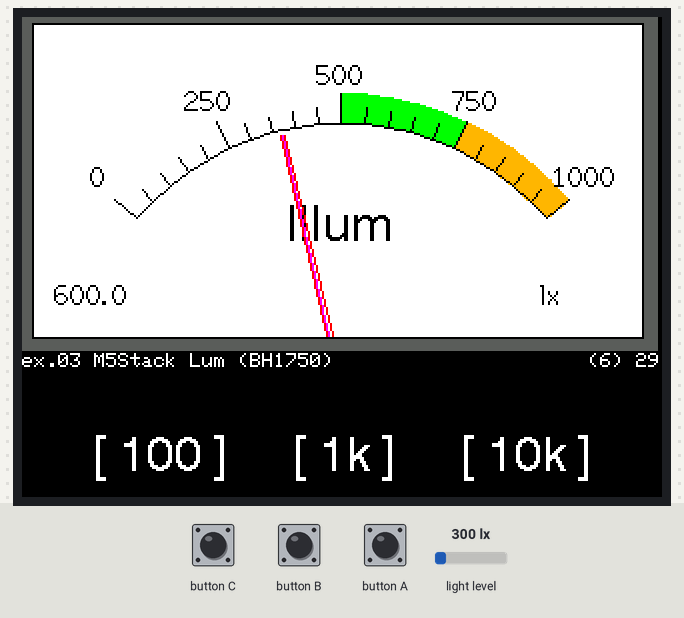
Bench run of a sketch on a simulated ESP32-C3. Parts: 320×240 colour display. Wiring (inferred from the names in the program): BH1750 light sensor at I2C address 0x23. The inputs (shaded band) are chosen by the test bench; at power-on: light level 300 lx.

Above: at 1.4 s.
1.5 s: light level set to 40 lx
At 3.3 s:
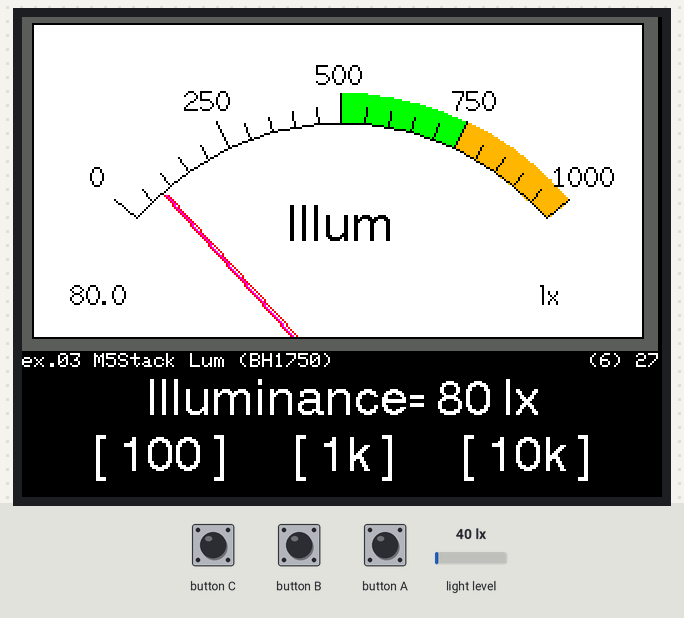
3.8 s: button A pressed for 0.15 s
At 4.07 s:
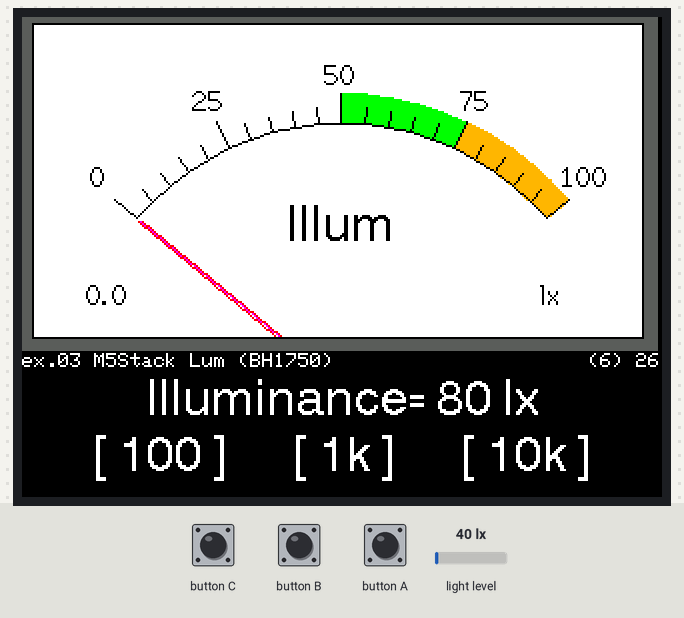
4.5 s: button C pressed for 1 s
At 6.8 s:
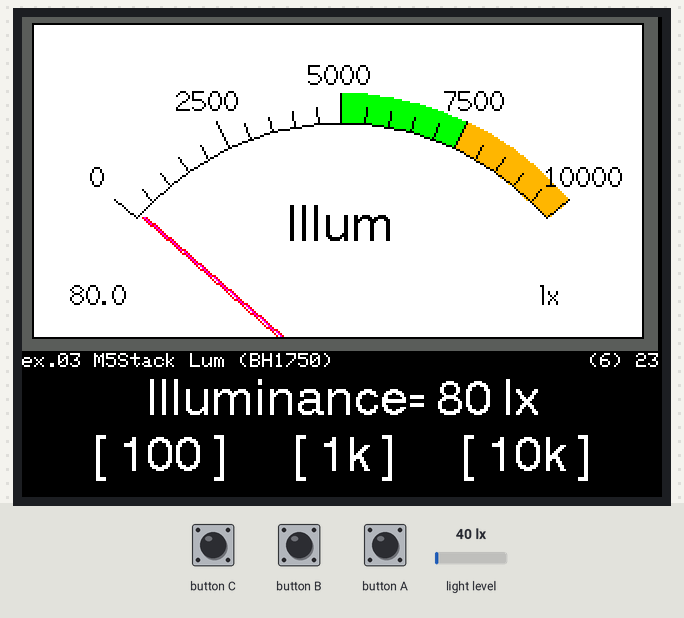
7.0 s: button B pressed for 0.15 s
At 7.31 s:
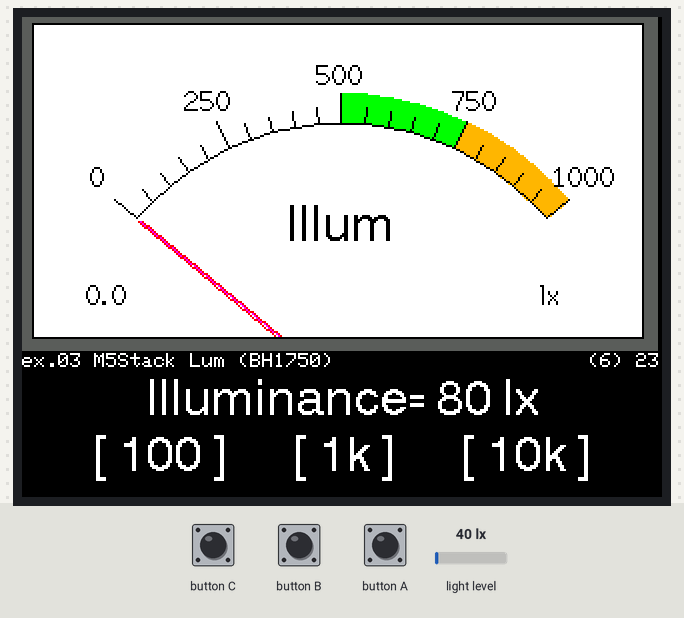
9.0 s: button B pressed for 1 s
At 10.3 s:
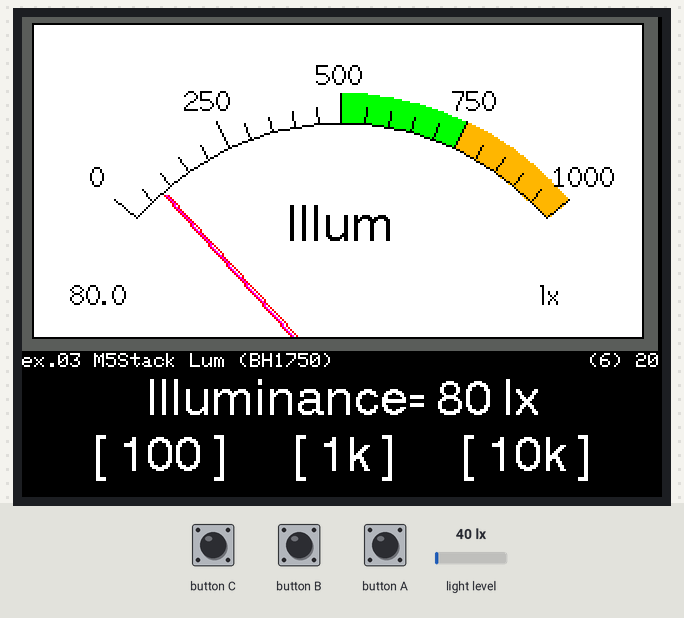
11.5 s: light level set to 1020 lx
At 13.8 s:
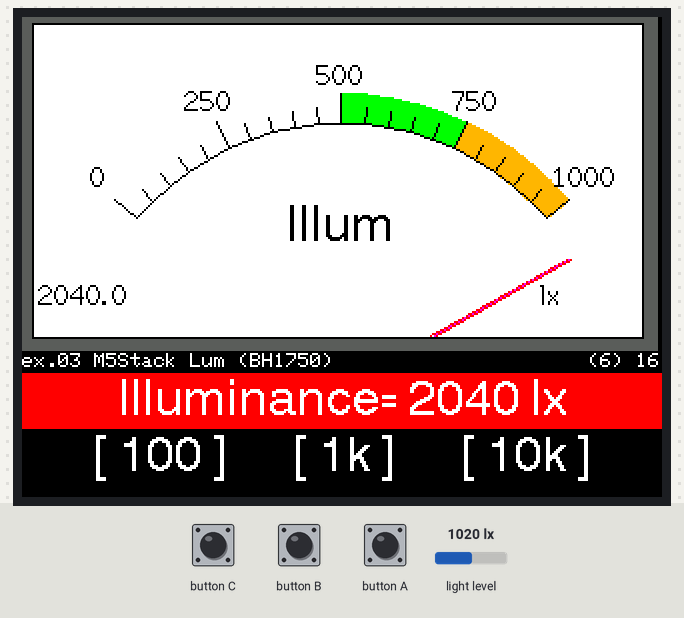
Timing chart, 0 to 14.1 s (numbered marks = the images above; inputs shaded):
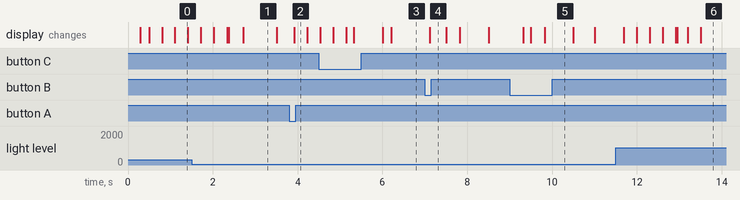

The sketch:

ex03_lum.ino
```cpp
// (licence header left out)
#include <M5Stack.h>                            // M5Stack用ライブラリの組み込み
#include <WiFi.h>                               // ESP32用WiFiライブラリ
#include <WiFiUdp.h>                            // UDP通信を行うライブラリ
#include <HTTPClient.h>                         // HTTPクライアント用ライブラリ

#define SSID "1234ABCD"                         // 無線LANアクセスポイントのSSID
#define PASS "password"                         // パスワード
#define PORT 1024                               // 送信のポート番号
#define SLEEP_P 30*1000000ul                    // スリープ時間 30秒(uint32_t)
#define DEVICE "illum_3,"                       // デバイス名(5字+"_"+番号+",")
RTC_DATA_ATTR int disp_max = 1000;              // メータの最大値

/******************************************************************************
 Ambient 設定
 ******************************************************************************
 ※Ambientのアカウント登録と、チャネルID、ライトキーの取得が必要です。
    1. https://ambidata.io/ へアクセス
    2. 右上の[ユーザ登録(無料)]ボタンでメールアドレス、パスワードを設定して
       アカウントを登録
    3. [チャネルを作る]ボタンでチャネルIDを新規作成する
    4. 「チャネルID」を下記のAmb_Idのダブルコート(")内に貼り付ける
    5. 「ライトキー」を下記のAmb_Keyに貼り付ける
   (参考文献)
    IoTデータ可視化サービスAmbient(アンビエントデーター社) https://ambidata.io/
*******************************************************************************/
#define Amb_Id  "00000"                         // AmbientのチャネルID
#define Amb_Key "0000000000000000"              // Ambientのライトキー

/******************************************************************************
 UDP 宛先 IP アドレス設定
 ******************************************************************************
 カンマ区切りでUPD宛先IPアドレスを設定してください。
 末尾を255にすると接続ネットワーク(アクセスポイント)にブロードキャスト
 *****************************************************************************/
IPAddress UDPTO_IP = {255,255,255,255};         // UDP宛先 IPアドレス

void setup(){                                   // 起動時に一度だけ実行する関数
    M5.begin();                                 // M5Stack用ライブラリの起動
    bh1750Setup();                              // 照度センサの初期化
    M5.Lcd.setBrightness(31);                   // 輝度を下げる（省エネ化）
    analogMeterInit("lx","Illum", 0, disp_max); // アナログ・メータの初期表示
    M5.Lcd.println("ex.03 M5Stack Lum (BH1750)");   // タイトルの表示
    String S = "[ 100 ]      [ 1k ]      [ 10k ]";  // ボタン名を定義
    M5.Lcd.drawCentreString(S, 160, 208, 4);    // 文字列を表示

    WiFi.mode(WIFI_STA);                        // 無線LANをSTAモードに設定
}

void loop(){                                    // 繰り返し実行する関数
    M5.update();                                // ボタン状態の取得
    delay(1);                                   // ボタンの誤作動防止
    int btn=M5.BtnA.wasPressed()+2*M5.BtnB.wasPressed()+4*M5.BtnC.wasPressed();
    switch(btn){
        case 1: disp_max = 100; break;          // 夜間の室内向けの設定
        case 2: disp_max = 1000; break;         // 日中の室内向けの設定
        case 4: disp_max = 10000; break;        // 屋外向けの設定
        default: btn = 0; break;
    }
    if(btn) analogMeterInit(0,disp_max);        // ボタン操作時にグラフ初期化
    if(millis()%(SLEEP_P/1000) == 0){           // SLEEP_P間隔で下記を実行
        WiFi.begin(SSID,PASS);                  // 無線LANアクセスポイント接続
    }
    if(millis()%500) return;                    // 以下は500msに1回だけ実行する

    M5.Lcd.fillRect(283, 168, 37, 8, BLACK);    // Wi-Fi状態の表示エリアの消去
    M5.Lcd.setCursor(283, 168);                 // 文字位置を設定
    M5.Lcd.printf("(%d) ",WiFi.status());       // Wi-Fi状態番号を表示
    M5.Lcd.print((SLEEP_P/1000 - millis()%(SLEEP_P/1000))/1000);

    float lux = getLux();                       // 照度(lux)を取得
    if(lux < 0.) return;                        // 取得失敗時にloopの先頭に戻る
    analogMeterNeedle(lux,5);                   // 照度に応じてメータ針を設定

    if(lux > disp_max * 3 / 4){                 // メータ値が3/4以上のとき
        M5.Lcd.fillRect(0,178, 320,28,TFT_RED); // 表示部の背景を赤色に塗る
    }else{
        M5.Lcd.fillRect(0,178, 320,28, BLACK);  // 表示部の背景を黒色に塗る
    }
    String S = "Illuminance= " + String(lux,0); // 照度値を文字列変数Sに代入
    S += " lx";                                 // 単位を追記
    M5.Lcd.drawCentreString(S, 160, 180, 4);    // 文字列を表示
    if(WiFi.status() != WL_CONNECTED) return;   // Wi-Fi未接続のときに戻る
    M5.Lcd.setCursor(172, 168);                 // 文字位置を設定
    M5.Lcd.print(WiFi.localIP());               // 本機のアドレスをLCDに表示

    S = String(DEVICE) + String(lux,0);         // 送信データSにデバイス名を代入
    Serial.println(S);                          // 送信データSをシリアル出力表示
    WiFiUDP udp;                                // UDP通信用のインスタンスを定義
    udp.beginPacket(UDPTO_IP, PORT);            // UDP送信先を設定
    udp.println(S);                             // 送信データSをUDP送信
    udp.endPacket();                            // UDP送信の終了(実際に送信する)

    if(strcmp(Amb_Id,"00000") != 0){            // Ambient設定時に以下を実行
        S = "{\"writeKey\":\""+String(Amb_Key); // (項目)writeKey,(値)ライトキー
        S += "\",\"d1\":\"" + String(lux);      // (項目)d1,(値)照度
        S += "\"}";
        HTTPClient http;                        // HTTPリクエスト用インスタンス
        http.setConnectTimeout(15000);          // タイムアウトを15秒に設定する
        String url = "http://ambidata.io/api/v2/channels/"+String(Amb_Id)+"/data";
        http.begin(url);                        // HTTPリクエスト先を設定する
        http.addHeader("Content-Type","application/json"); // JSON形式を設定する
        Serial.println(url);                    // 送信URLを表示
        http.POST(S);                           // センサ値をAmbientへ送信する
        http.end();                             // HTTP通信を終了する
    }
    delay(100);                                 // 送信完了の待ち時間処理
    WiFi.disconnect();                          // Wi-Fiの切断
}

/******************************************************************************
【参考文献】
Arduino IDE 開発環境イントール方法：
https://docs.m5stack.com/en/quick_start/m5core/arduino

M5Stack Arduino Library API 情報：
https://docs.m5stack.com/en/api/core/system

BH1750FVI データシート 2011.11 - Rev.D (ローム)

【引用コード】
https://github.com/bokunimowakaru/esp/tree/master/2_example/example06_lum
https://github.com/bokunimowakaru/esp/tree/master/2_example/example38_lum
https://github.com/bokunimowakaru/esp32c3/tree/master/learning/ex03_lum
*******************************************************************************/
```

i2c_bh1750.ino
```cpp
// (licence header left out)
#include <Wire.h>
#define I2C_bh1750 0x23

float getLux(){
    int lux;
    Wire.beginTransmission(I2C_bh1750);
    Wire.write(0x21);
    if( Wire.endTransmission() == 0){
        delay(180);                  // 180ms以上
        Wire.requestFrom(I2C_bh1750,2);
        if(Wire.available()==0) return -999.;
        lux = Wire.read();
        lux <<= 8;
        if(Wire.available()==0) return -999.;
        lux += Wire.read();
        return (float)lux / 1.2;
    }else return -999.;
}

void bh1750Setup(int sda,int scl){
    delay(1);
    Wire.begin(sda,scl);        // I2Cインタフェースの使用を開始
    delay(25);                  // 25ms以上
}

void bh1750Setup(){
    Wire.begin();               // I2Cインタフェースの使用を開始
    delay(18);                  // 15ms以上
}

void bh1750Power(int on){
    if(on){
        Wire.beginTransmission(I2C_bh1750);
        Wire.write(0x01);
        Wire.endTransmission();
    }else{
        Wire.beginTransmission(I2C_bh1750);
        Wire.write(0x00);
        Wire.endTransmission();
    }
}
```

lib_analogMeter.ino
```cpp
// (licence header left out)
/*
 An example analogue meter using a ILI9341 TFT LCD screen

 Needs Font 2 (also Font 4 if using large scale label)

 Make sure all the display driver and pin comnenctions are correct by
 editting the User_Setup.h file in the TFT_eSPI library folder.

 #########################################################################
 ###### DON'T FORGET TO UPDATE THE User_Setup.h FILE IN THE LIBRARY ######
 #########################################################################

Updated by Bodmer for variable meter size
 */

// Define meter size as 1 for M5.Lcd.rotation(0) or 1.3333 for M5.Lcd.rotation(1)
#define M_SIZE 1.3333

#define TFT_GREY 0x5AEB

String analogMeterUnit="%RH";
String analogMeterName="%RH";
int analogMeterMinVal = 0;
int analogMeterMaxVal = 100;

float ltx = 0;    // Saved x coord of bottom of needle
uint16_t osx = M_SIZE*120, osy = M_SIZE*120; // Saved x & y coords
uint32_t updateTime = 0;       // time for next update
int old_analog =  -1; // Value last displayed
/*
int value[6] = {0, 0, 0, 0, 0, 0};
int old_value[6] = { -1, -1, -1, -1, -1, -1};
int d = 0;

void setup(void) {
  M5.begin();
  // M5.Lcd.setRotation(1);
  // Serial.begin(57600); // For debug
  M5.Lcd.fillScreen(TFT_BLACK);

  analogMeter(); // Draw analogue meter

  updateTime = millis(); // Next update time
}


void loop() {
  if (updateTime <= millis()) {
    updateTime = millis() + 35; // Update emter every 35 milliseconds

    // Create a Sine wave for testing
    d += 4; if (d >= 360) d = 0;
    value[0] = 50 + 50 * sin((d + 0) * 0.0174532925);

    plotNeedle(value[0], 0); // It takes between 2 and 12ms to replot the needle with zero delay
  }
}
*/

// #########################################################################
//  Draw the analogue meter on the screen
// #########################################################################
void analogMeterInit()
{
  M5.Lcd.setTextSize(1);

  // Meter outline
  M5.Lcd.fillRect(0, 0, M_SIZE*239, M_SIZE*126, TFT_GREY);
  M5.Lcd.fillRect(5, 3, M_SIZE*230, M_SIZE*119, TFT_WHITE);

  M5.Lcd.setTextColor(TFT_BLACK);  // Text colour

  // Draw ticks every 5 degrees from -50 to +50 degrees (100 deg. FSD swing)
  for (int i = -50; i < 51; i += 5) {
    // Long scale tick length
    int tl = 15;

    // Coodinates of tick to draw
    float sx = cos((i - 90) * 0.0174532925);
    float sy = sin((i - 90) * 0.0174532925);
    uint16_t x0 = sx * (M_SIZE*100 + tl) + M_SIZE*120;
    uint16_t y0 = sy * (M_SIZE*100 + tl) + M_SIZE*140;
    uint16_t x1 = sx * M_SIZE*100 + M_SIZE*120;
    uint16_t y1 = sy * M_SIZE*100 + M_SIZE*140;

    // Coordinates of next tick for zone fill
    float sx2 = cos((i + 5 - 90) * 0.0174532925);
    float sy2 = sin((i + 5 - 90) * 0.0174532925);
    int x2 = sx2 * (M_SIZE*100 + tl) + M_SIZE*120;
    int y2 = sy2 * (M_SIZE*100 + tl) + M_SIZE*140;
    int x3 = sx2 * M_SIZE*100 + M_SIZE*120;
    int y3 = sy2 * M_SIZE*100 + M_SIZE*140;

    // Yellow zone limits
    //if (i >= -50 && i < 0) {
    //  M5.Lcd.fillTriangle(x0, y0, x1, y1, x2, y2, TFT_YELLOW);
    //  M5.Lcd.fillTriangle(x1, y1, x2, y2, x3, y3, TFT_YELLOW);
    //}

    // Green zone limits
    if (i >= 0 && i < 25) {
      M5.Lcd.fillTriangle(x0, y0, x1, y1, x2, y2, TFT_GREEN);
      M5.Lcd.fillTriangle(x1, y1, x2, y2, x3, y3, TFT_GREEN);
    }

    // Orange zone limits
    if (i >= 25 && i < 50) {
      M5.Lcd.fillTriangle(x0, y0, x1, y1, x2, y2, TFT_ORANGE);
      M5.Lcd.fillTriangle(x1, y1, x2, y2, x3, y3, TFT_ORANGE);
    }

    // Short scale tick length
    if (i % 25 != 0) tl = 8;

    // Recalculate coords incase tick lenght changed
    x0 = sx * (M_SIZE*100 + tl) + M_SIZE*120;
    y0 = sy * (M_SIZE*100 + tl) + M_SIZE*140;
    x1 = sx * M_SIZE*100 + M_SIZE*120;
    y1 = sy * M_SIZE*100 + M_SIZE*140;

    // Draw tick
    M5.Lcd.drawLine(x0, y0, x1, y1, TFT_BLACK);

    // Check if labels should be drawn, with position tweaks
    if (i % 25 == 0) {
      // Calculate label positions
      x0 = sx * (M_SIZE*100 + tl + 10) + M_SIZE*120;
      y0 = sy * (M_SIZE*100 + tl + 10) + M_SIZE*140;
      switch (i / 25) {
        case -2: M5.Lcd.drawCentreString(String(analogMeterMinVal), x0, y0 - 12, 2); break;
        case -1: M5.Lcd.drawCentreString(String((analogMeterMinVal*3+analogMeterMaxVal)/4), x0, y0 - 9, 2); break;
        case 0: M5.Lcd.drawCentreString(String((analogMeterMinVal+analogMeterMaxVal)/2), x0, y0 - 7, 2); break;
        case 1: M5.Lcd.drawCentreString(String((analogMeterMinVal+analogMeterMaxVal*3)/4), x0, y0 - 9, 2); break;
        case 2: M5.Lcd.drawCentreString(String(analogMeterMaxVal), x0, y0 - 12, 2); break;
      }
    }

    // Now draw the arc of the scale
    sx = cos((i + 5 - 90) * 0.0174532925);
    sy = sin((i + 5 - 90) * 0.0174532925);
    x0 = sx * M_SIZE*100 + M_SIZE*120;
    y0 = sy * M_SIZE*100 + M_SIZE*140;
    // Draw scale arc, don't draw the last part
    if (i < 50) M5.Lcd.drawLine(x0, y0, x1, y1, TFT_BLACK);
  }

  M5.Lcd.drawString(analogMeterUnit, M_SIZE*(5 + 230 - 40), M_SIZE*(119 - 20), 2); // Units at bottom right
  M5.Lcd.drawCentreString(analogMeterName, M_SIZE*120, M_SIZE*70, 4); // Comment out to avoid font 4
  M5.Lcd.drawRect(5, 3, M_SIZE*230, M_SIZE*119, TFT_BLACK); // Draw bezel line

  analogMeterNeedle(0, 0); // Put meter needle at 0
  M5.Lcd.setCursor(0,21*8);
}

void analogMeterInit(String unit_S, int min_val, int max_val){
  analogMeterUnit = unit_S;
  analogMeterName = unit_S;
  analogMeterMinVal = min_val;
  analogMeterMaxVal = max_val;
  analogMeterInit();
}

void analogMeterInit(String unit_S, String name_S, int min_val, int max_val){
  analogMeterUnit = unit_S;
  analogMeterName = name_S;
  analogMeterMinVal = min_val;
  analogMeterMaxVal = max_val;
  analogMeterInit();
}

void analogMeterInit(int min_val, int max_val){
  analogMeterMinVal = min_val;
  analogMeterMaxVal = max_val;
  analogMeterInit();
}

void analogMeterInit(String unit_S){
  analogMeterUnit = unit_S;
  analogMeterInit();
}

void analogMeterSetName(String unit_S){
  if(unit_S.length()>7) analogMeterName = unit_S.substring(0, 7);
  else analogMeterName = unit_S;
}


// #########################################################################
// Update needle position
// This function is blocking while needle moves, time depends on ms_delay
// 10ms minimises needle flicker if text is drawn within needle sweep area
// Smaller values OK if text not in sweep area, zero for instant movement but
// does not look realistic... (note: 100 increments for full scale deflection)
// #########################################################################
void analogMeterNeedle(float value_f, byte ms_delay)
{
  M5.Lcd.setTextColor(TFT_BLACK, TFT_WHITE);
  char buf[8]; dtostrf(value_f, 4, 1, buf);
  M5.Lcd.fillRect(6, M_SIZE * 99, M_SIZE * 40, 16, TFT_WHITE);
  M5.Lcd.drawRightString(buf, M_SIZE*40, M_SIZE*(119 - 20), 2);

  float delta = (float)(analogMeterMaxVal - analogMeterMinVal);
  if( delta != 0.){
	value_f = ( value_f - (float)analogMeterMinVal ) * 100 / delta;
  }
  int value;
  if(value_f > 0. ) value = (int)(value_f + 0.5);
  else              value = (int)(value_f - 0.5);

  if (value < -10) value = -10; // Limit value to emulate needle end stops
  if (value > 110) value = 110;

  // Move the needle until new value reached
  while (!(value == old_analog)) {
    if (old_analog < value) old_analog++;
    else old_analog--;

    if (ms_delay == 0) old_analog = value; // Update immediately if delay is 0

    float sdeg = map(old_analog, -10, 110, -150, -30); // Map value to angle
    // Calcualte tip of needle coords
    float sx = cos(sdeg * 0.0174532925);
    float sy = sin(sdeg * 0.0174532925);

    // Calculate x delta of needle start (does not start at pivot point)
    float tx = tan((sdeg + 90) * 0.0174532925);

    // Erase old needle image
    M5.Lcd.drawLine(M_SIZE*(120 + 20 * ltx - 1), M_SIZE*(140 - 20), osx - 1, osy, TFT_WHITE);
    M5.Lcd.drawLine(M_SIZE*(120 + 20 * ltx), M_SIZE*(140 - 20), osx, osy, TFT_WHITE);
    M5.Lcd.drawLine(M_SIZE*(120 + 20 * ltx + 1), M_SIZE*(140 - 20), osx + 1, osy, TFT_WHITE);

    // Re-plot text under needle
    M5.Lcd.setTextColor(TFT_BLACK);
    M5.Lcd.fillRect(M_SIZE*70, M_SIZE*70, M_SIZE*100, 32,TFT_WHITE);
    M5.Lcd.drawCentreString(analogMeterName, M_SIZE*120, M_SIZE*70, 4); // // Comment out to avoid font 4

    // Store new needle end coords for next erase
    ltx = tx;
    osx = M_SIZE*(sx * 98 + 120);
    osy = M_SIZE*(sy * 98 + 140);

    // Draw the needle in the new postion, magenta makes needle a bit bolder
    // draws 3 lines to thicken needle
    M5.Lcd.drawLine(M_SIZE*(120 + 20 * ltx - 1), M_SIZE*(140 - 20), osx - 1, osy, TFT_RED);
    M5.Lcd.drawLine(M_SIZE*(120 + 20 * ltx), M_SIZE*(140 - 20), osx, osy, TFT_MAGENTA);
    M5.Lcd.drawLine(M_SIZE*(120 + 20 * ltx + 1), M_SIZE*(140 - 20), osx + 1, osy, TFT_RED);

    // Slow needle down slightly as it approaches new postion
    if (abs(old_analog - value) < 10) ms_delay += ms_delay / 5;

    // Wait before next update
    delay(ms_delay);
  }
  M5.Lcd.setTextColor(TFT_WHITE);
}

void analogMeterNeedle(float value){
	analogMeterNeedle(value, 35);
}
```

Measured:
- after the input at 3.8 s, the display: changes after 0.12 s (image 2)
- after the input at 7.0 s, the display: changes after 0.12 s (image 4)
- after the input at 9.0 s, the display: first changes after 0.31 s (image 5 shows a later state)
